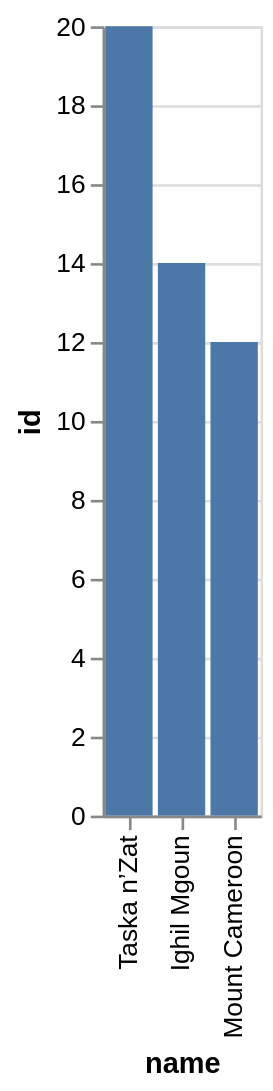

Here is the Vega-Lite specification saved for this chart:
### Vega-Lite specification from a JSON file in a GitHub repository (floating-point values rounded to 4 significant figures)
{"data": {"values": [{"x_data": "Taska n’Zat", "y_data": 20}, {"x_data": "Ighil Mgoun", "y_data": 14}, {"x_data": "Mount Cameroon", "y_data": 12}]}, "mark": "bar", "encoding": {"x": {"field": "x_data", "type": "nominal", "title": "name", "sort": {"op": "sum", "field": "y_data", "order": "descending"}}, "y": {"field": "y_data", "type": "quantitative", "title": "id"}}}
